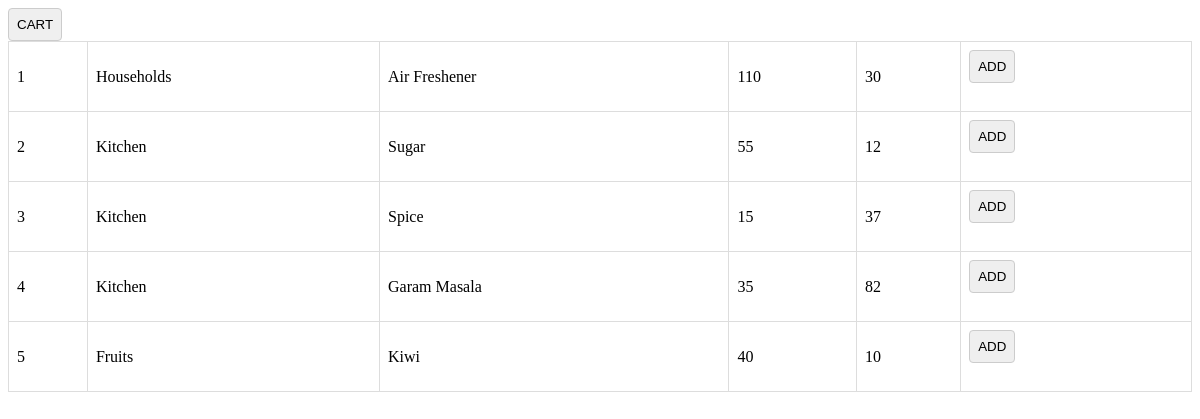
The page /src/Admin/customer_logged.php on the database its author committed.
### tables this page shows
CREATE TABLE `products` (
  `ID` int(10) NOT NULL,
  `catogery` varchar(20) NOT NULL,
  `Item_name` varchar(20) NOT NULL,
  `cost` int(10) NOT NULL,
  `no_of_items` int(10) NOT NULL
);

### src/Admin/customer_logged.php (the view, shortened to what this page needs)
<html>
<body>
   <?php
   $db="grocery";
   $connect = mysqli_connect('localhost','root','',$db);
   $query = mysqli_query($connect,"SELECT * FROM products");
      echo "<table>";
 while ($row = mysqli_fetch_array ($query)) {
      echo "<tr>";
      echo "<td>"; echo $row["ID"]; echo "</td>";
      echo "<td>"; echo $row["catogery"]; echo "</td>";
      echo "<td>"; echo $row["Item_name"]; echo "</td>";
      echo "<td>"; echo $row["cost"]; echo "</td>";
      echo "<td>"; echo $row["no_of_items"]; echo "</td>";
      echo "<td>"; ?><form action="add_to_cart.php" method="post" enctype="multipart/form-data">
        <input type="submit" name="submit" value="ADD"/>
    </form>
      <?php echo "</td>";
      echo "</tr>";
}
?>
<form action="show_cart.php" method="post" enctype="multipart/form-data">
        <input type="submit" name="submit" value="CART"/>
    </form>
</body>
</html>

### src/Admin/customer_logged.php (style rules this page uses)
table { border-collapse: collapse; width: 100%; }
th, td { border: 1px solid #ddd; padding: 8px; text-align: left; }
form { margin-bottom: 20px; }
input[type="text"], input[type="number"], input[type="submit"] { padding: 8px; margin-right: 10px; border: 1px solid #ccc; border-radius: 4px; }

### rows shown on the page
products: ID "1", catogery "Households", Item_name "Air Freshener", cost "110", no_of_items "30"
products: ID "2", catogery "Kitchen", Item_name "Sugar", cost "55", no_of_items "12"
products: ID "3", catogery "Kitchen", Item_name "Spice", cost "15", no_of_items "37"
products: ID "4", catogery "Kitchen", Item_name "Garam Masala", cost "35", no_of_items "82"
products: ID "5", catogery "Fruits", Item_name "Kiwi", cost "40", no_of_items "10"
